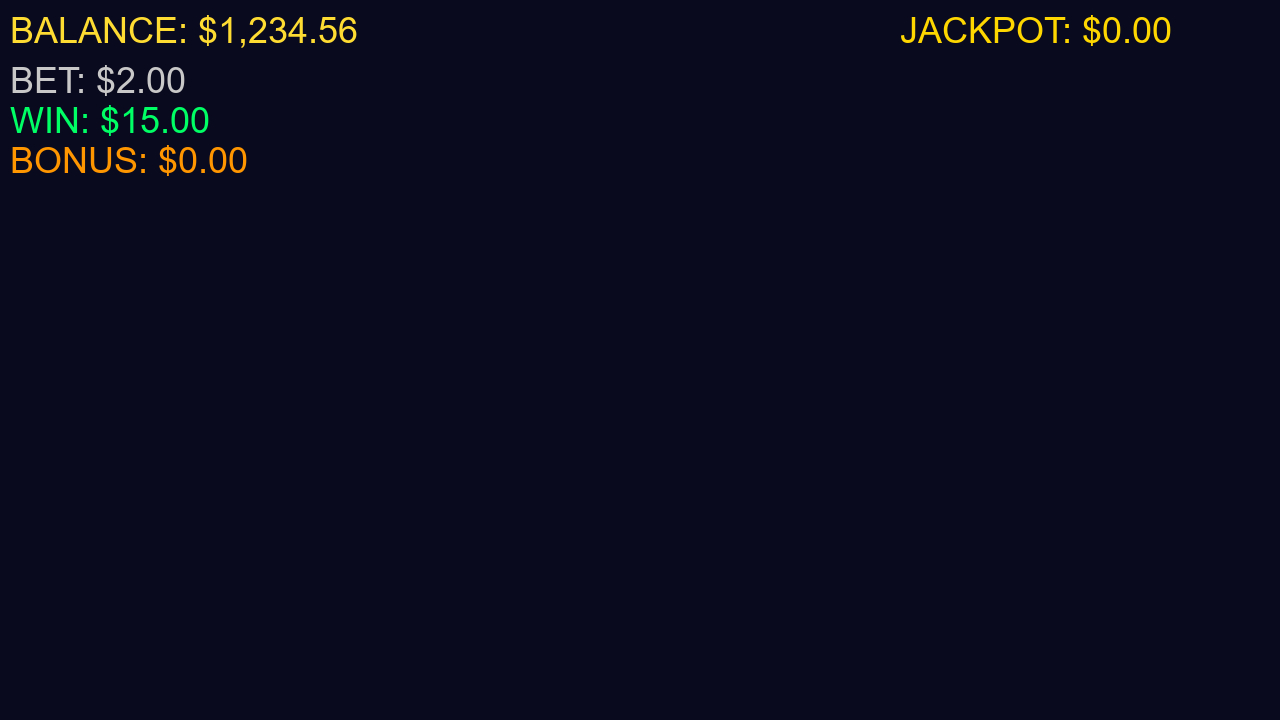
#> input picture tests/fixtures/frame_balanced.png, 1280 x 720 px; its folder holds only this picture in this run
$ python -i roi_calibrator.py   (imports and definitions only)
#> lines starting #> are read from the running program, lines starting #| are printed output that depends on the picture; after the words box and inside, x2 and y2 are one past the last pixel; in counts of white or black regions, pixels touching at a corner belong together
"""
engines/roi_calibrator.py
--------------------------
Automatic ROI (region-of-interest) calibration from a single screenshot.

Takes a game screenshot, detects text regions via contour analysis,
identifies balance/bet/win fields by OCRing nearby labels, and returns
a ready-to-use roi_config dict.

Maturity: Working Prototype — contour-based detection with OCR label matching.
"""

from __future__ import annotations
import re
from pathlib import Path

import cv2
import numpy as np
from PIL import Image

from engines.ocr_engine import preprocess_image, scan_image


# ── Constants ─────────────────────────────────────────────────────────────────

# Contour filtering
MIN_CONTOUR_AREA = 200     # ignore tiny noise
MAX_CONTOUR_AREA = 50000   # ignore full-screen blobs
ASPECT_RATIO_MIN = 1.5     # numeric fields are wider than tall
ASPECT_RATIO_MAX = 12.0

# Label matching
FIELD_LABELS = {
    "balance": ["balance", "bal", "credit", "credits", "total", "cash"],
    "bet":     ["bet", "wager", "stake", "total bet", "bet amount"],
    "win":     ["win", "winning", "payout", "prize", "won"],
}

# Numeric pattern for validation
NUMERIC_RE = re.compile(r"[\d,.]+(?:\.\d+)?")


# ── Contour detection ────────────────────────────────────────────────────────

def _find_text_regions(image_path: str) -> list[dict]:
    """
    Detect rectangular text regions in a screenshot using contour analysis.
    Returns list of {x, y, w, h, area, aspect_ratio} sorted top-to-bottom.
    """
    img = cv2.imread(image_path)
    if img is None:
        return []

    gray = cv2.cvtColor(img, cv2.COLOR_BGR2GRAY)

    # Adaptive threshold to handle varying background colors
    binary = cv2.adaptiveThreshold(
        gray, 255, cv2.ADAPTIVE_THRESH_GAUSSIAN_C,
        cv2.THRESH_BINARY_INV, 15, 8
    )

    # Dilate to connect nearby text characters into regions
    kernel = cv2.getStructuringElement(cv2.MORPH_RECT, (15, 3))
    dilated = cv2.dilate(binary, kernel, iterations=2)

    contours, _ = cv2.findContours(dilated, cv2.RETR_EXTERNAL, cv2.CHAIN_APPROX_SIMPLE)

    regions = []
    h_img, w_img = img.shape[:2]

    for cnt in contours:
        x, y, w, h = cv2.boundingRect(cnt)
        area = w * h
        aspect = w / max(h, 1)

        if area < MIN_CONTOUR_AREA or area > MAX_CONTOUR_AREA:
            continue
        if aspect < ASPECT_RATIO_MIN or aspect > ASPECT_RATIO_MAX:
            continue
        # Skip regions that span most of the image width (likely backgrounds)
        if w > w_img * 0.8:
            continue
        # Skip regions at very top/bottom 5% (likely UI chrome)
        if y < h_img * 0.05 or y + h > h_img * 0.95:
            continue

        regions.append({
            "x": x, "y": y, "w": w, "h": h,
            "area": area,
            "aspect_ratio": round(aspect, 2),
            "cx": x + w // 2,  # center x
            "cy": y + h // 2,  # center y
        })

    # Sort top-to-bottom, then left-to-right
    regions.sort(key=lambda r: (r["cy"], r["cx"]))
    return regions


def _label_for_region(image_path: str, region: dict, margin: int = 80) -> str | None:
    """
    Look for a text label to the left of (or above) a detected region.
    OCRs the label area and checks against known field labels.
    """
    img = Image.open(image_path)
    w_img, h_img = img.size
    x, y, w, h = region["x"], region["y"], region["w"], region["h"]

    # Check area to the left of the region
    label_x = max(0, x - margin)
    label_y = max(0, y - h // 2)
    label_w = min(margin, x)
    label_h = h * 2

    if label_w > 10 and label_h > 10:
        label_crop = img.crop((label_x, label_y, label_x + label_w, label_y + label_h))
        label_text = _ocr_label_image(label_crop).lower()
        for field, keywords in FIELD_LABELS.items():
            for kw in keywords:
                if kw in label_text:
                    return field

    # Check area above the region
    label_x2 = max(0, x - w // 4)
    label_y2 = max(0, y - margin)
    label_w2 = w + w // 2
    label_h2 = min(margin, y)

    if label_w2 > 10 and label_h2 > 10:
        label_crop2 = img.crop((label_x2, label_y2, label_x2 + label_w2, label_y2 + label_h2))
        label_text2 = _ocr_label_image(label_crop2).lower()
        for field, keywords in FIELD_LABELS.items():
            for kw in keywords:
                if kw in label_text2:
                    return field

    return None


def _ocr_label_image(img: Image.Image) -> str:
    """Quick OCR on a small label crop. Returns extracted text."""
    processed = preprocess_image(img, scale=2.0, sharpen=True)
    try:
        import pytesseract
        text = pytesseract.image_to_string(processed, config="--psm 7 --oem 3")
        return text.strip()
    except Exception:
        return ""


def _region_has_numeric(image_path: str, region: dict) -> bool:
    """Check if a region contains numeric data (likely a value field)."""
    img = Image.open(image_path)
    crop = img.crop((region["x"], region["y"],
                     region["x"] + region["w"], region["y"] + region["h"]))
    processed = preprocess_image(crop, scale=2.0)
    try:
        import pytesseract
        text = pytesseract.image_to_string(processed, config="--psm 7 --oem 3")
        return bool(NUMERIC_RE.search(text))
    except Exception:
        return False


# ── Public API ────────────────────────────────────────────────────────────────

def auto_calibrate_roi(image_path: str) -> dict:
    """
    Analyze a game screenshot and auto-detect ROI regions for balance/bet/win.

    Returns:
        {
            "success": bool,
            "roi_config": { "balance_region": [...], "bet_region": [...], ... },
            "detected_regions": [...],
            "labels_found": { "balance": bool, "bet": bool, "win": bool },
            "confidence": float,  # 0-1, how many fields were labeled
            "message": str,
        }
    """
    path = Path(image_path)
    if not path.exists():
        return {"success": False, "error": f"File not found: {image_path}", "roi_config": {}}

    regions = _find_text_regions(image_path)
#> in _find_text_regions, img is the input picture: shape (720, 1280, 3); mean B, G, R 30.3, 12.1, 12.1
#> in _find_text_regions, `binary = cv2.adaptiveThreshold( gray, 255, cv2.ADAPTIVE_THRESH_GAUSSIA..`:
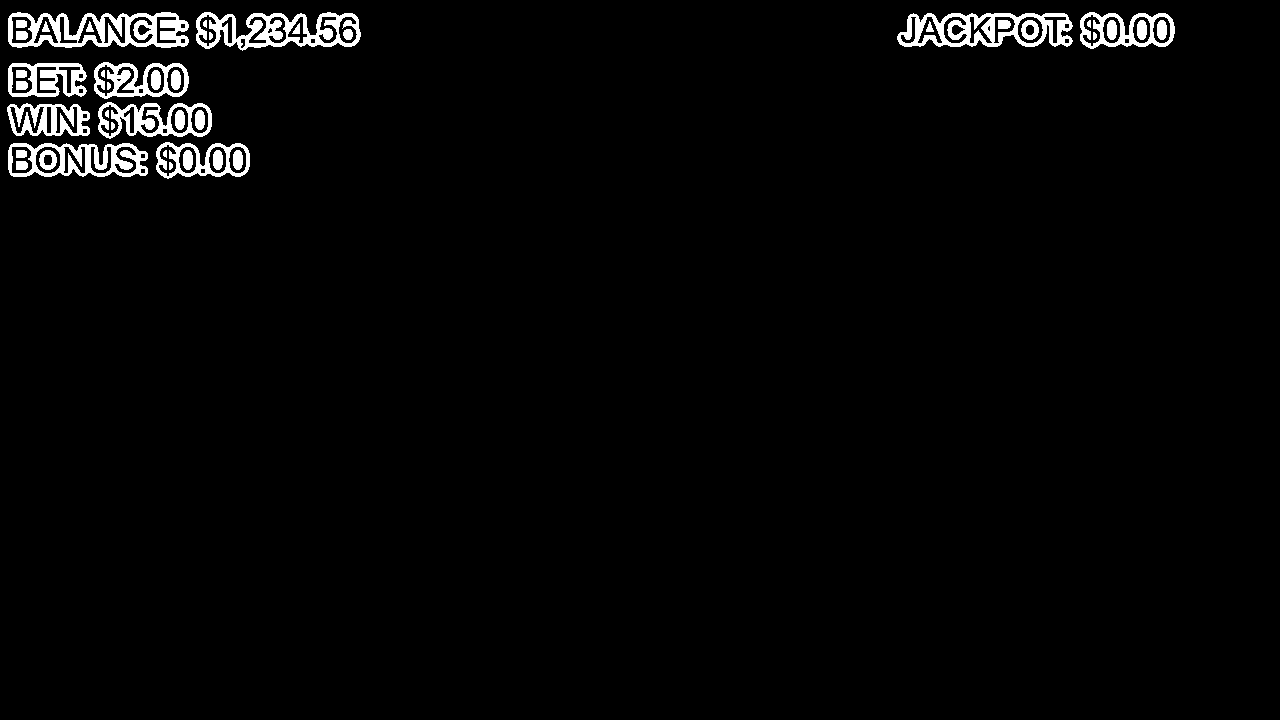
#> binary: shape (720, 1280); 2.6% white; 44 white regions, largest, box (x1, y1, x2, y2) and area: (8, 12, 189, 48) 3382, (196, 12, 361, 51) 3025, (897, 13, 1073, 47) 3023
#> in _find_text_regions, `dilated = cv2.dilate(binary, kernel, iterations=2)`:
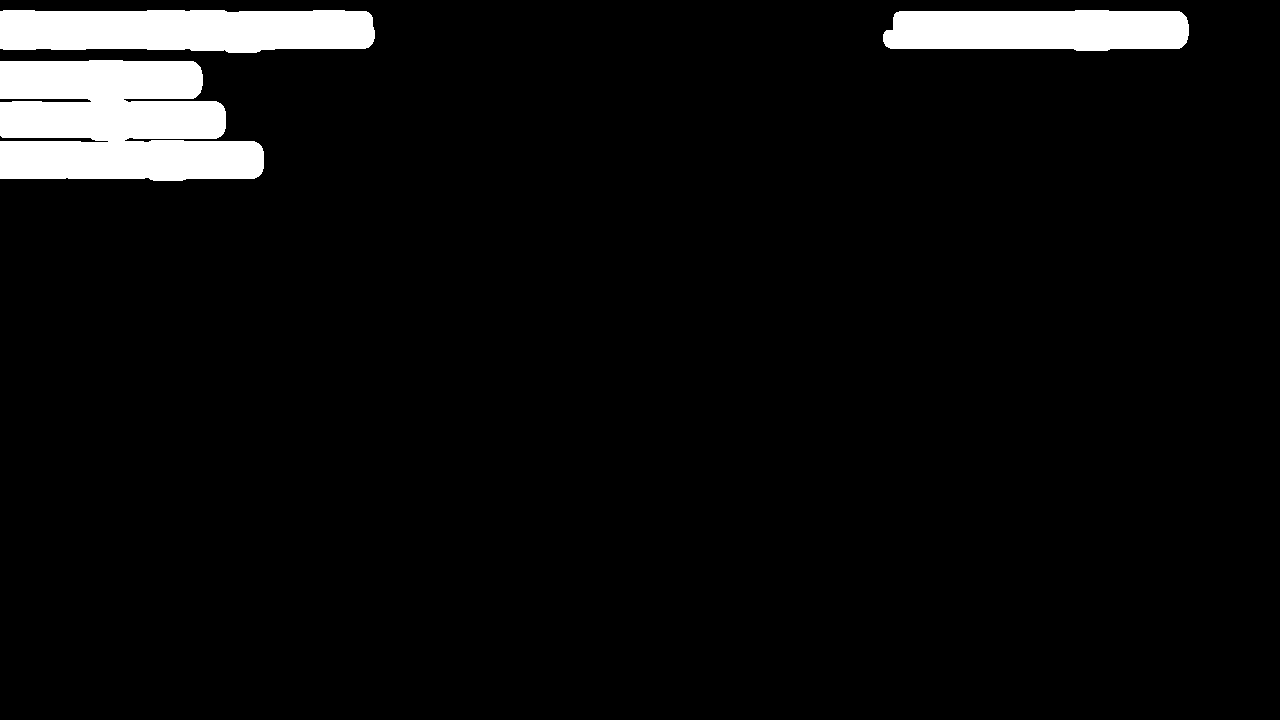
#> dilated: shape (720, 1280); 5.7% white; 3 white regions
#> in _find_text_regions, `contours, _ = cv2.findContours(dilated, cv2.RETR_EXTERNAL, cv2.CHAIN_A..`: contours = 3 contours; box (x1, y1, x2, y2) and area: (0, 60, 264, 181) 25446, (0, 10, 375, 53) 14207, (883, 10, 1189, 51) 11082
#> the loop in _find_text_regions, `for cnt in contours:` made 3 passes
#> (x, y, w, h, area, aspect) on passes 1 to 3: (0, 60, 264, 121, 31944, 2.18), (883, 10, 306, 41, 12546, 7.46), (0, 10, 375, 43, 16125, 8.72)
#> after the loop in _find_text_regions, `for cnt in contours:`: regions = 1 item
#> regions = 1 item
    if not regions:
        return {
            "success": False,
            "error": "No text regions detected. Try a clearer screenshot.",
            "roi_config": {},
            "detected_regions": [],
        }

    # Label each region
    labeled = {}
    for region in regions:
        label = _label_for_region(image_path, region)
#> in _label_for_region, `x, y, w, h = region["x"], region["y"], region["w"], region["h"]`: x = 0; y = 60; w = 264; h = 121
#> in _label_for_region, `label_x = max(0, x - margin)`: label_x = 0
#> in _label_for_region, `label_h = h * 2`: label_h = 242
#> in _label_for_region, `label_x2 = max(0, x - w // 4)`: label_x2 = 0
#> in _label_for_region, `label_w2 = w + w // 2`: label_w2 = 396
#> in _label_for_region, `label_h2 = min(margin, y)`: label_h2 = 60
#> in _label_for_region, `label_crop2 = img.crop((label_x2, label_y2, label_x2 + label_w2, label..`:
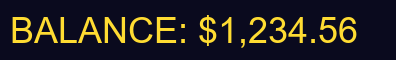
#> label_crop2: PIL image 396x60 RGB; mean R, G, B 38.2, 34.2, 32.3
        if label and label not in labeled:
            # Verify the region actually contains numeric data
            if _region_has_numeric(image_path, region):
                labeled[label] = region

    # Build ROI config from labeled regions
    roi_config = {}
    fields_found = {}

    for field in ["balance", "bet", "win"]:
        if field in labeled:
            r = labeled[field]
            roi_config[f"{field}_region"] = [r["x"], r["y"], r["w"], r["h"]]
            fields_found[field] = True
        else:
            fields_found[field] = False

    confidence = sum(fields_found.values()) / 3.0

    if confidence == 0:
        # Fallback: assume top region = balance, middle = bet, bottom = win
        # based on common slot machine UI layout
        if len(regions) >= 3:
            # Take the 3 most numeric-looking regions
            numeric_regions = [(r, _region_has_numeric(image_path, r)) for r in regions[:10]]
            value_regions = [r for r, is_num in numeric_regions if is_num][:3]

            if len(value_regions) >= 3:
                roi_config = {
                    "balance_region": [value_regions[0]["x"], value_regions[0]["y"],
                                       value_regions[0]["w"], value_regions[0]["h"]],
                    "bet_region":     [value_regions[1]["x"], value_regions[1]["y"],
                                       value_regions[1]["w"], value_regions[1]["h"]],
                    "win_region":     [value_regions[2]["x"], value_regions[2]["y"],
                                       value_regions[2]["w"], value_regions[2]["h"]],
                }
                fields_found = {"balance": True, "bet": True, "win": True}
                confidence = 0.5  # lower confidence for positional guess

    message = _build_message(fields_found, confidence, len(regions))

    return {
        "success":          confidence > 0,
        "roi_config":       roi_config,
        "detected_regions": regions[:20],  # cap for response size
        "labels_found":     fields_found,
        "confidence":       confidence,
        "message":          message,
    }


def _build_message(fields_found: dict, confidence: float, region_count: int) -> str:
    """Build a human-readable summary message."""
    found = [k for k, v in fields_found.items() if v]
    missing = [k for k, v in fields_found.items() if not v]

    parts = [f"Detected {region_count} text regions."]
    if found:
        parts.append(f"Identified: {', '.join(found)}.")
    if missing:
        parts.append(f"Missing: {', '.join(missing)}.")
    if confidence >= 0.9:
        parts.append("ROI config ready — high confidence.")
    elif confidence >= 0.5:
        parts.append("ROI config generated — verify regions manually.")
    else:
        parts.append("Low confidence — manual calibration recommended.")

    return " ".join(parts)

#> (the run stopped early here; a loop or call above may not have finished)
